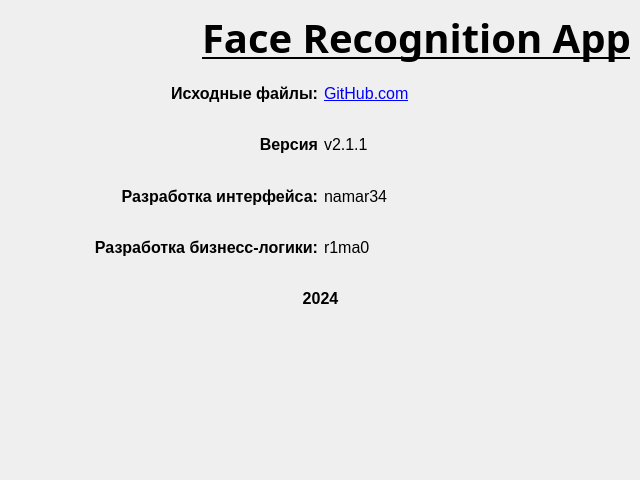
<?xml version="1.0" encoding="UTF-8"?>
<ui version="4.0">
 <class>AboutProgrammDialog</class>
 <widget class="QDialog" name="AboutProgrammDialog">
  <property name="geometry">
   <rect>
    <x>0</x>
    <y>0</y>
    <width>640</width>
    <height>480</height>
   </rect>
  </property>
  <property name="sizePolicy">
   <sizepolicy hsizetype="Expanding" vsizetype="Expanding">
    <horstretch>0</horstretch>
    <verstretch>0</verstretch>
   </sizepolicy>
  </property>
  <property name="minimumSize">
   <size>
    <width>640</width>
    <height>480</height>
   </size>
  </property>
  <property name="maximumSize">
   <size>
    <width>640</width>
    <height>480</height>
   </size>
  </property>
  <property name="windowTitle">
   <string>О программе</string>
  </property>
  <property name="windowIcon">
   <iconset resource="resources.qrc">
    <normaloff>:/mainWindow/images/Icon.ico</normaloff>:/mainWindow/images/Icon.ico</iconset>
  </property>
  <widget class="QWidget" name="verticalLayoutWidget">
   <property name="geometry">
    <rect>
     <x>10</x>
     <y>10</y>
     <width>621</width>
     <height>461</height>
    </rect>
   </property>
   <layout class="QVBoxLayout" name="verticalLayout">
    <property name="spacing">
     <number>6</number>
    </property>
    <property name="sizeConstraint">
     <enum>QLayout::SetDefaultConstraint</enum>
    </property>
    <item>
     <layout class="QHBoxLayout" name="horizontalLayout">
      <item>
       <widget class="QLabel" name="label_4">
        <property name="text">
         <string/>
        </property>
        <property name="pixmap">
         <pixmap resource="resources.qrc">:/mainWindow/images/Icon.ico</pixmap>
        </property>
        <property name="alignment">
         <set>Qt::AlignCenter</set>
        </property>
       </widget>
      </item>
      <item>
       <widget class="QLabel" name="label">
        <property name="font">
         <font>
          <family>MV Boli</family>
          <pointsize>30</pointsize>
          <weight>75</weight>
          <italic>false</italic>
          <bold>true</bold>
          <underline>true</underline>
          <strikeout>false</strikeout>
          <stylestrategy>PreferAntialias</stylestrategy>
          <kerning>true</kerning>
         </font>
        </property>
        <property name="cursor">
         <cursorShape>OpenHandCursor</cursorShape>
        </property>
        <property name="layoutDirection">
         <enum>Qt::LeftToRight</enum>
        </property>
        <property name="autoFillBackground">
         <bool>false</bool>
        </property>
        <property name="frameShape">
         <enum>QFrame::NoFrame</enum>
        </property>
        <property name="text">
         <string>Face Recognition App</string>
        </property>
        <property name="textFormat">
         <enum>Qt::PlainText</enum>
        </property>
        <property name="alignment">
         <set>Qt::AlignCenter</set>
        </property>
       </widget>
      </item>
     </layout>
    </item>
    <item>
     <layout class="QHBoxLayout" name="horizontalLayout_2">
      <item>
       <widget class="QLabel" name="label_2">
        <property name="font">
         <font>
          <pointsize>12</pointsize>
          <weight>75</weight>
          <bold>true</bold>
          <underline>false</underline>
         </font>
        </property>
        <property name="text">
         <string>Исходные файлы:</string>
        </property>
        <property name="alignment">
         <set>Qt::AlignRight|Qt::AlignTrailing|Qt::AlignVCenter</set>
        </property>
       </widget>
      </item>
      <item>
       <widget class="QLabel" name="label_5">
        <property name="font">
         <font>
          <pointsize>12</pointsize>
         </font>
        </property>
        <property name="styleSheet">
         <string notr="true"/>
        </property>
        <property name="frameShape">
         <enum>QFrame::NoFrame</enum>
        </property>
        <property name="text">
         <string>&lt;a href='https://github.com/R1ma0/AD_FaceRecognition'&gt;GitHub.com&lt;/a&gt;</string>
        </property>
        <property name="openExternalLinks">
         <bool>true</bool>
        </property>
       </widget>
      </item>
     </layout>
    </item>
    <item>
     <layout class="QHBoxLayout" name="horizontalLayout_3">
      <item>
       <widget class="QLabel" name="label_3">
        <property name="font">
         <font>
          <pointsize>12</pointsize>
          <weight>75</weight>
          <bold>true</bold>
         </font>
        </property>
        <property name="text">
         <string>Версия</string>
        </property>
        <property name="alignment">
         <set>Qt::AlignRight|Qt::AlignTrailing|Qt::AlignVCenter</set>
        </property>
       </widget>
      </item>
      <item>
       <widget class="QLabel" name="label_6">
        <property name="font">
         <font>
          <pointsize>12</pointsize>
         </font>
        </property>
        <property name="text">
         <string>v2.1.1</string>
        </property>
       </widget>
      </item>
     </layout>
    </item>
    <item>
     <layout class="QHBoxLayout" name="horizontalLayout_4">
      <item>
       <widget class="QLabel" name="label_8">
        <property name="font">
         <font>
          <pointsize>12</pointsize>
          <weight>75</weight>
          <bold>true</bold>
         </font>
        </property>
        <property name="text">
         <string>Разработка интерфейса:</string>
        </property>
        <property name="alignment">
         <set>Qt::AlignRight|Qt::AlignTrailing|Qt::AlignVCenter</set>
        </property>
       </widget>
      </item>
      <item>
       <widget class="QLabel" name="label_7">
        <property name="font">
         <font>
          <pointsize>12</pointsize>
         </font>
        </property>
        <property name="text">
         <string>namar34</string>
        </property>
       </widget>
      </item>
     </layout>
    </item>
    <item>
     <layout class="QHBoxLayout" name="horizontalLayout_5">
      <item>
       <widget class="QLabel" name="label_10">
        <property name="font">
         <font>
          <pointsize>12</pointsize>
          <weight>75</weight>
          <bold>true</bold>
         </font>
        </property>
        <property name="text">
         <string>Разработка бизнесс-логики:</string>
        </property>
        <property name="alignment">
         <set>Qt::AlignRight|Qt::AlignTrailing|Qt::AlignVCenter</set>
        </property>
       </widget>
      </item>
      <item>
       <widget class="QLabel" name="label_9">
        <property name="font">
         <font>
          <pointsize>12</pointsize>
         </font>
        </property>
        <property name="text">
         <string>r1ma0</string>
        </property>
       </widget>
      </item>
     </layout>
    </item>
    <item>
     <layout class="QHBoxLayout" name="horizontalLayout_6">
      <item>
       <widget class="QLabel" name="label_12">
        <property name="font">
         <font>
          <pointsize>12</pointsize>
          <weight>75</weight>
          <bold>true</bold>
         </font>
        </property>
        <property name="text">
         <string>2024</string>
        </property>
        <property name="alignment">
         <set>Qt::AlignCenter</set>
        </property>
       </widget>
      </item>
     </layout>
    </item>
    <item>
     <spacer name="verticalSpacer">
      <property name="orientation">
       <enum>Qt::Vertical</enum>
      </property>
      <property name="sizeType">
       <enum>QSizePolicy::Fixed</enum>
      </property>
      <property name="sizeHint" stdset="0">
       <size>
        <width>20</width>
        <height>150</height>
       </size>
      </property>
     </spacer>
    </item>
   </layout>
  </widget>
 </widget>
 <resources>
  <include location="resources.qrc"/>
 </resources>
 <connections/>
</ui>
